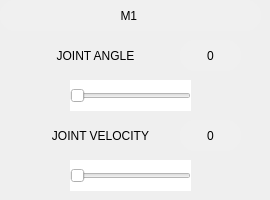
      <widget class="QWidget" name="M1Page">
       <widget class="QPushButton" name="pushButton_41">
        <property name="geometry">
         <rect>
          <x>20</x>
          <y>120</y>
          <width>151</width>
          <height>31</height>
         </rect>
        </property>
        <property name="styleSheet">
         <string notr="true">background-color: rgb(255, 255, 255);
font: 63 10pt &quot;Yu Gothic UI Semibold&quot;;</string>
        </property>
        <property name="text">
         <string>   JOINT VELOCITY</string>
        </property>
        <property name="icon">
         <iconset>
          <normaloff>C:/Users/asadr/Downloads/icons8-speedometer-64.png</normaloff>C:/Users/asadr/Downloads/icons8-speedometer-64.png</iconset>
        </property>
        <property name="iconSize">
         <size>
          <width>22</width>
          <height>22</height>
         </size>
        </property>
        <property name="flat">
         <bool>true</bool>
        </property>
       </widget>
       <widget class="QLabel" name="M1AngleLabel">
        <property name="geometry">
         <rect>
          <x>180</x>
          <y>40</y>
          <width>61</width>
          <height>31</height>
         </rect>
        </property>
        <property name="styleSheet">
         <string notr="true">border-radius: 15px;
background-color: rgb(240, 240, 240);
font: 63 9pt &quot;Yu Gothic UI Semibold&quot;;
</string>
        </property>
        <property name="frameShape">
         <enum>QFrame::Box</enum>
        </property>
        <property name="text">
         <string>0</string>
        </property>
        <property name="alignment">
         <set>Qt::AlignCenter</set>
        </property>
       </widget>
       <widget class="QPushButton" name="M1VelocityMinus">
        <property name="geometry">
         <rect>
          <x>20</x>
          <y>160</y>
          <width>41</width>
          <height>31</height>
         </rect>
        </property>
        <property name="styleSheet">
         <string notr="true">background-color: rgb(255, 255, 255);</string>
        </property>
        <property name="text">
         <string/>
        </property>
        <property name="icon">
         <iconset>
          <normaloff>C:/Users/asadr/Downloads/icons8-minus-50.png</normaloff>C:/Users/asadr/Downloads/icons8-minus-50.png</iconset>
        </property>
        <property name="iconSize">
         <size>
          <width>25</width>
          <height>28</height>
         </size>
        </property>
        <property name="flat">
         <bool>true</bool>
        </property>
       </widget>
       <widget class="QLabel" name="M1VelocityLabel">
        <property name="geometry">
         <rect>
          <x>180</x>
          <y>120</y>
          <width>61</width>
          <height>31</height>
         </rect>
        </property>
        <property name="styleSheet">
         <string notr="true">border-radius: 15px;
font: 63 9pt &quot;Yu Gothic UI Semibold&quot;;
background-color: rgb(240, 240, 240);</string>
        </property>
        <property name="text">
         <string>0</string>
        </property>
        <property name="alignment">
         <set>Qt::AlignCenter</set>
        </property>
       </widget>
       <widget class="QLabel" name="label_38">
        <property name="geometry">
         <rect>
          <x>0</x>
          <y>0</y>
          <width>261</width>
          <height>31</height>
         </rect>
        </property>
        <property name="styleSheet">
         <string notr="true">background-color: rgb(240, 240, 240);
border-radius: 15px;
font: 63 10pt &quot;Yu Gothic UI Semibold&quot;;</string>
        </property>
        <property name="text">
         <string>M1 </string>
        </property>
        <property name="alignment">
         <set>Qt::AlignCenter</set>
        </property>
       </widget>
       <widget class="QPushButton" name="pushButton_38">
        <property name="geometry">
         <rect>
          <x>30</x>
          <y>40</y>
          <width>121</width>
          <height>31</height>
         </rect>
        </property>
        <property name="styleSheet">
         <string notr="true">background-color: rgb(255, 255, 255);
font: 63 10pt &quot;Yu Gothic UI Semibold&quot;;</string>
        </property>
        <property name="text">
         <string>   JOINT ANGLE</string>
        </property>
        <property name="icon">
         <iconset>
          <normaloff>C:/Users/asadr/Downloads/icons8-data-setting-50 (1).png</normaloff>C:/Users/asadr/Downloads/icons8-data-setting-50 (1).png</iconset>
        </property>
        <property name="iconSize">
         <size>
          <width>20</width>
          <height>20</height>
         </size>
        </property>
        <property name="flat">
         <bool>true</bool>
        </property>
       </widget>
       <widget class="QSlider" name="M1AngleSlider">
        <property name="geometry">
         <rect>
          <x>70</x>
          <y>80</y>
          <width>121</width>
          <height>31</height>
         </rect>
        </property>
        <property name="styleSheet">
         <string notr="true">background-color: rgb(255, 255, 255);</string>
        </property>
        <property name="orientation">
         <enum>Qt::Horizontal</enum>
        </property>
       </widget>
       <widget class="QPushButton" name="M1AnglePlus">
        <property name="geometry">
         <rect>
          <x>200</x>
          <y>80</y>
          <width>41</width>
          <height>31</height>
         </rect>
        </property>
        <property name="styleSheet">
         <string notr="true">background-color: rgb(255, 255, 255);</string>
        </property>
        <property name="text">
         <string/>
        </property>
        <property name="icon">
         <iconset>
          <normaloff>C:/Users/asadr/Downloads/icons8-plus-50 (1).png</normaloff>C:/Users/asadr/Downloads/icons8-plus-50 (1).png</iconset>
        </property>
        <property name="iconSize">
         <size>
          <width>25</width>
          <height>28</height>
         </size>
        </property>
        <property name="flat">
         <bool>true</bool>
        </property>
       </widget>
       <widget class="QPushButton" name="M1AngleMinus">
        <property name="geometry">
         <rect>
          <x>20</x>
          <y>80</y>
          <width>41</width>
          <height>31</height>
         </rect>
        </property>
        <property name="styleSheet">
         <string notr="true">background-color: rgb(255, 255, 255);</string>
        </property>
        <property name="text">
         <string/>
        </property>
        <property name="icon">
         <iconset>
          <normaloff>C:/Users/asadr/Downloads/icons8-minus-50.png</normaloff>C:/Users/asadr/Downloads/icons8-minus-50.png</iconset>
        </property>
        <property name="iconSize">
         <size>
          <width>25</width>
          <height>28</height>
         </size>
        </property>
        <property name="flat">
         <bool>true</bool>
        </property>
       </widget>
       <widget class="QSlider" name="M1VelocitySlider">
        <property name="geometry">
         <rect>
          <x>70</x>
          <y>160</y>
          <width>121</width>
          <height>31</height>
         </rect>
        </property>
        <property name="styleSheet">
         <string notr="true">background-color: rgb(255, 255, 255);</string>
        </property>
        <property name="orientation">
         <enum>Qt::Horizontal</enum>
        </property>
       </widget>
       <widget class="QPushButton" name="M1VelocityPlus">
        <property name="geometry">
         <rect>
          <x>200</x>
          <y>160</y>
          <width>41</width>
          <height>31</height>
         </rect>
        </property>
        <property name="styleSheet">
         <string notr="true">background-color: rgb(255, 255, 255);</string>
        </property>
        <property name="text">
         <string/>
        </property>
        <property name="icon">
         <iconset>
          <normaloff>C:/Users/asadr/Downloads/icons8-plus-50 (1).png</normaloff>C:/Users/asadr/Downloads/icons8-plus-50 (1).png</iconset>
        </property>
        <property name="iconSize">
         <size>
          <width>25</width>
          <height>28</height>
         </size>
        </property>
        <property name="flat">
         <bool>true</bool>
        </property>
       </widget>
      </widget>
